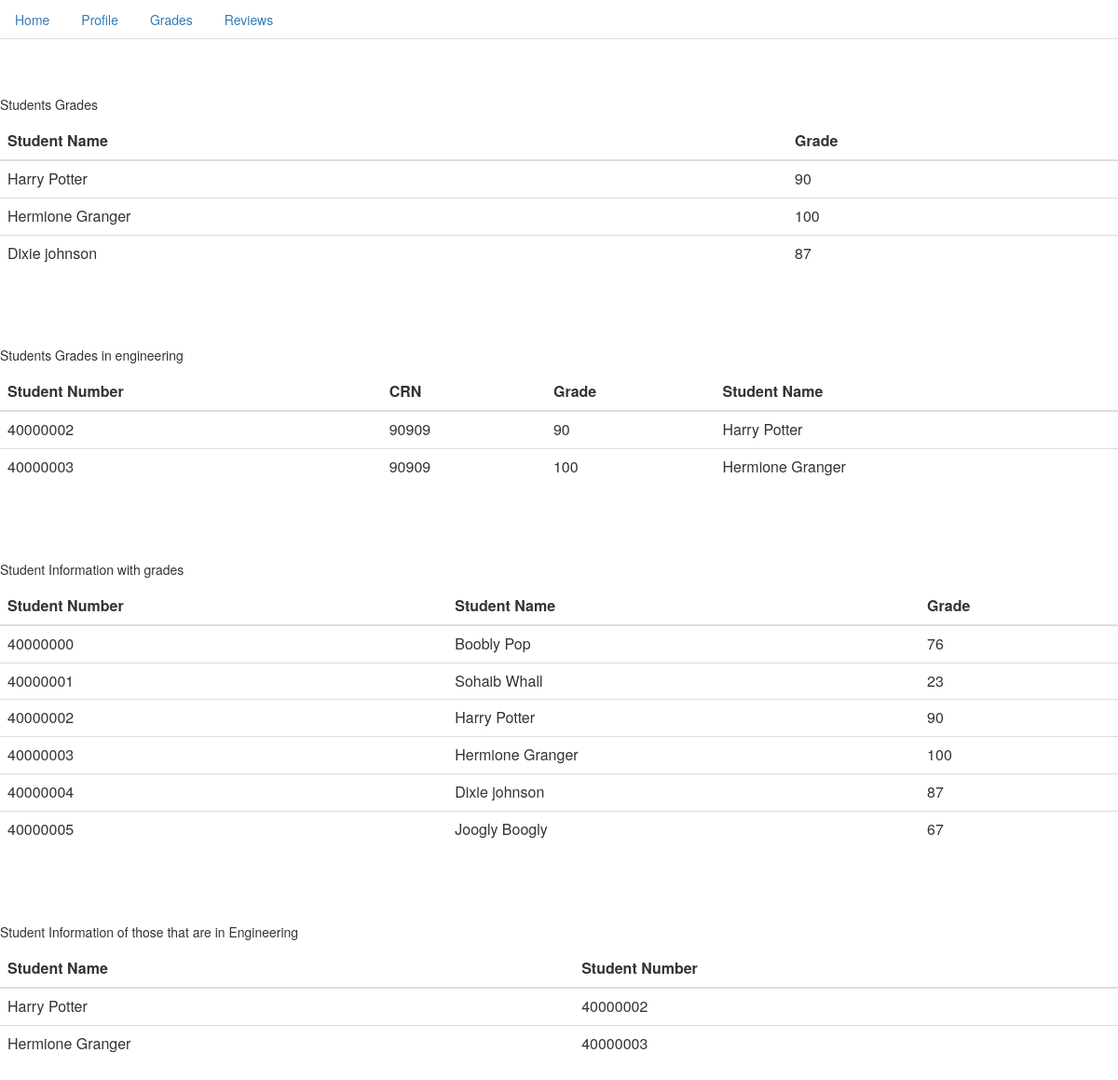
Screenshot of /admin_grades.php with the database file from the repository.
### tables this page shows
CREATE TABLE IF NOT EXISTS `grades` (
  `SN` int(8) NOT NULL,
  `CRN` int(5) NOT NULL,
  `Grade` int(3) NOT NULL,
  KEY `Studentnumber_idx` (`SN`),
  KEY `Coursenumber_idx` (`CRN`)
);

CREATE TABLE IF NOT EXISTS `student` (
  `SN` int(8) NOT NULL AUTO_INCREMENT,
  `Fname` varchar(20) NOT NULL,
  `Lname` varchar(20) NOT NULL,
  `PN` varchar(10) NOT NULL,
  `Email` varchar(50) NOT NULL,
  `Major` varchar(30) NOT NULL,
  PRIMARY KEY (`SN`)
);

### admin_grades.php (the view, shortened to what this page needs)
<link rel="stylesheet" type="text/css" href="style.css">
<link rel="stylesheet" href="https://maxcdn.bootstrapcdn.com/bootstrap/3.4.1/css/bootstrap.min.css">
<?php
    include('connection.php');
    $query1 = "SELECT Fname, Lname, Grade FROM student S, grades G WHERE (S.SN = G.SN AND Grade > 80) NOT IN(SELECT Fname FROM student S WHERE S.Major = 'Engineering')";
    $results1 = mysqli_query($conn, $query1);
    $query2 = "SELECT G.SN, G.CRN, G.Grade, S.Fname, S.Lname FROM grades G, student S WHERE G.SN = S.SN AND S.Major = \"Engineering\"";
    $results2 = mysqli_query($conn, $query2);
    $query3 = "SELECT S.SN, S.Fname, S.Lname, G.Grade FROM student S LEFT JOIN grades G ON S.SN = G.SN UNION SELECT S.SN, S.Fname, S.Lname, G.Grade FROM student S RIGHT JOIN grades G ON S.SN = G.SN";
    $results3 = mysqli_query($conn, $query3);
    $query4 = "SELECT Fname, Lname, SN FROM student WHERE Major = \"Engineering\"";
    $results4 = mysqli_query($conn, $query4);
?>
<ul class="nav nav-tabs">
  <li class="nav-item">
    <a class="nav-link" onclick="openPage(event, 'admin_homepage')">Home</a>
  </li>
  <li class="nav-item">
    <a class="nav-link" onclick="openPage(event, 'admin_profile')">Profile</a>
  </li>
  <li class="nav-item">
    <a class="nav-link active" onclick="openPage(event, 'admin_grades')">Grades</a>
  </li>
  <li class="nav-item">
    <a class="nav-link" onclick="openPage(event, 'admin_review')">Reviews</a>
  </li>
</ul>
<p>Students Grades</p>
<table class = "table">
    <thead>
        <tr>
            <th>Student Name</th>
            <th>Grade</th>
        </tr>
    </thead>
    <?php while ($row = mysqli_fetch_array($results1)) { ?>
        <tr>
            <td><?php echo $row['Fname'] . " " . $row['Lname'];?></td>
            <td><?php echo $row['Grade'];?></td>
        </tr>
    <?php } ?>
</table>
<p>Students Grades in engineering</p>
<table class = "table">
    <thead>
        <tr>
            <th>Student Number</th>
            <th>CRN</th>
            <th>Grade</th>
            <th>Student Name</th>
        </tr>
    </thead>
    <?php while ($row = mysqli_fetch_array($results2)) { ?>
        <tr>
            <td><?php echo $row['SN']?></td>
            <td><?php echo $row['CRN'];?></td>
            <td><?php echo $row['Grade'];?></td>
            <td><?php echo $row['Fname'] . " " . $row['Lname'];?></td>
        </tr>
    <?php } ?>
</table>
<p>Student Information with grades</p>
<table class = "table">
    <thead>
        <tr>
            <th>Student Number</th>
            <th>Student Name</th>
            <th>Grade</th>
        </tr>
    </thead>
    <?php while ($row = mysqli_fetch_array($results3)) { ?>
        <tr>
            <td><?php echo $row['SN']?></td>
            <td><?php echo $row['Fname'] . " " . $row['Lname'];?></td>
            <td><?php echo $row['Grade'];?></td>
        </tr>
    <?php } ?>
</table>
<p>Student Information of those that are in Engineering</p>
<table class = "table">
    <thead>
        <tr>
            <th>Student Name</th>
            <th>Student Number</th>
        </tr>
    </thead>
    <?php while ($row = mysqli_fetch_array($results4)) { ?>
        <tr>
            <td><?php echo $row['Fname'] . " " . $row['Lname'];?></td>
            <td><?php echo $row['SN']?></td>
        </tr>
    <?php } ?>
</table>

### rows the page displays
grades: SN.Fname "Harry", SN.Lname "Potter", Grade "90", SN "40000002", CRN "90909"
grades: SN.Fname "Hermione", SN.Lname "Granger", Grade "100", SN "40000003", CRN "90909"
grades: SN.Fname "Dixie", SN.Lname "johnson", Grade "87"
student: Fname "Harry", Lname "Potter", SN "40000002"
student: Fname "Hermione", Lname "Granger", SN "40000003"

### other values shown
$row['SN'] "40000000"
$row['Fname'] "Boobly"
$row['Lname'] "Pop"
$row['Grade'] "76"
$row['SN'] "40000001"
$row['Fname'] "Sohaib"
$row['Lname'] "Whall"
$row['Grade'] "23"
$row['SN'] "40000002"
$row['Fname'] "Harry"
$row['Lname'] "Potter"
$row['Grade'] "90"
$row['SN'] "40000003"
$row['Fname'] "Hermione"
$row['Lname'] "Granger"
